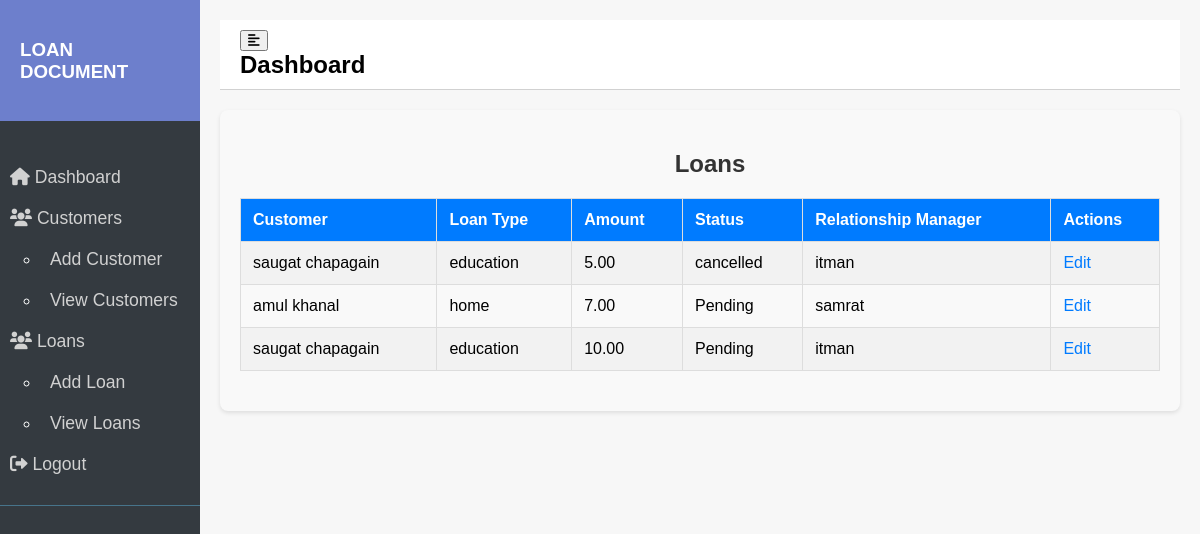
Page /loans/view_loans/ (signed in) on the committed database.
### loans/models.py (models this page shows)
class Loan(models.Model):
    customer = models.ForeignKey(Customer, on_delete=models.CASCADE)
    loan_type = models.CharField(max_length=100)
    amount = models.DecimalField(max_digits=15, decimal_places=2)
    status = models.CharField(max_length=20, default='Pending')
    relationship_manager = models.ForeignKey(User, on_delete=models.CASCADE, related_name='managed_loans')

class Customer(models.Model):
    name = models.CharField(max_length=100)
    address = models.TextField()
    contact_number = models.CharField(max_length=15)

### loans/views.py (the view)
# urls.py: path('view_loans/', views.view_loans, name='view_loans'),
@login_required
@permission_required('loans.view_loan', raise_exception=True)
def view_loans(request):
    loans = Loan.objects.all()
    return render(request, 'loans/loan_list.html', {'loans': loans})

### loans/templates/loans/loan_list.html
{% extends "loans/base.html" %}
{% block content %}
<head>
    {% load static %}
    <link rel="stylesheet" href="{% static 'css/styles_loanlist.css' %}">
</head>
<div class="container">
    <h2>Loans</h2>
<table>
    <tr>
        <th>Customer</th>
        <th>Loan Type</th>
        <th>Amount</th>
        <th>Status</th>
        <th>Relationship Manager</th>
        <th>Actions</th>
    </tr>
    {% for loan in loans %}
    <tr>
        <td>{{ loan.customer.name }}</td>
        <td>{{ loan.loan_type }}</td>
        <td>{{ loan.amount }}</td>
        <td>{{ loan.status }}</td>
        <td>{{ loan.relationship_manager.username }}</td>
        <td>
            {% if perms.loans.change_loan %}
                <a href="{% url 'loan_edit' loan.pk %}">Edit</a>
            {% endif %}
        </td>
    </tr>
    {% endfor %}
</table>
</div>
{% endblock %}

### loans/templates/loans/base.html (shortened to what this page needs)
<!DOCTYPE html>
<html lang="en">
<head>
    {% load static %}
    <link rel="stylesheet" href="{% static 'css/styles_base.css' %}">
    <link rel="stylesheet" href="https://cdnjs.cloudflare.com/ajax/libs/font-awesome/6.0.0-beta3/css/all.min.css">
</head>
<body>
    <div class="wrapper">
        <nav class="sidebar">
            <div class="sidebar-header">
                <h3>LOAN DOCUMENT</h3>
            </div>
            <ul class="list-unstyled components">
                <li>
                    <a href="{% url 'home' %}"><i class="fas fa-home"></i> Dashboard</a>
                </li>
                <li>
                    <a href="#customersSubmenu" data-toggle="collapse" aria-expanded="false" class="dropdown-toggle"><i class="fas fa-users"></i> Customers</a>
                    <ul class="collapse list-unstyled" id="customersSubmenu">
                        {% if perms.loans.add_customer %}
                            <li><a href="{% url 'add_customer' %}">Add Customer</a></li>
                        {% endif %}
                        {% if perms.loans.view_customer %}
                            <li><a href="{% url 'view_customers' %}">View Customers</a></li>
                        {% endif %}
                    </ul>
                </li>
                <li>
                    <a href="#customersSubmenu" data-toggle="collapse" aria-expanded="false" class="dropdown-toggle"><i class="fas fa-users"></i> Loans</a>
                    <ul class="collapse list-unstyled" id="customersSubmenu">
                        {% if perms.loans.add_loan %}
                            <li><a href="{% url 'add_loan' %}">Add Loan</a></li>
                        {% endif %}
                        {% if perms.loans.view_loans %}
                            <li><a href="{% url 'view_loans' %}">View Loans</a></li>
                        {% endif %}
                    </ul>
                </li>
                <li>
                    <form method="post" action="{% url 'logout' %}">
                        <button type="submit" class="logout-btn"><i class="fas fa-sign-out-alt"></i> Logout</button>
                    </form>
                </li>
            </ul>
        </nav>
        <div id="content">
            <nav class="navbar navbar-expand-lg navbar-light bg-light">
                <div class="container-fluid">
                    <button type="button" id="sidebarCollapse" class="btn btn-info">
                        <i class="fas fa-align-left"></i>
                    </button>
                    <h1>Dashboard</h1>
                </div>
            </nav>
            {% block content %}
            {% endblock %}
        </div>
    </div>
</body>
</html>

### static/css/styles_base.css (style rules this page uses)
body, html { margin: 0; padding: 0; height: 100%; font-family: 'Poppins', sans-serif; background: #f7f7f7; }
.wrapper { display: flex; align-items: stretch; }
.sidebar { width: 250px; background: #343a40; color: #fff; transition: all 0.3s; min-height: 100vh; }
.sidebar .sidebar-header { padding: 20px; background: #6d7fcc; }
.sidebar ul.components { padding: 20px 0; border-bottom: 1px solid #47748b; }
.sidebar ul li a { padding: 10px; font-size: 1.1em; display: block; color: #d1d1d1; text-decoration: none; transition: 0.3s; }
a[data-toggle="collapse"] { position: relative; }
.dropdown-toggle::after { display: block; position: absolute; top: 50%; right: 20px; transform: translateY(-50%); }
.logout-btn { background: none; border: none; color: #d1d1d1; padding: 10px; font-size: 1.1em; cursor: pointer; display: block; text-align: left; width: 100%; }
#content { width: 100%; padding: 20px; min-height: 100vh; transition: all 0.3s; }
.navbar { padding: 10px 20px; background: #fff; border-bottom: 1px solid #d1d1d1; }
.navbar h1 { margin: 0; font-size: 1.5em; }

### static/css/styles_loanlist.css (style rules this page uses)
.container { margin: 20px auto; padding: 20px; background-color: #f9f9f9; border-radius: 8px; box-shadow: 0 2px 4px rgba(0, 0, 0, 0.1); max-width: 1000px; }
.container h2 { text-align: center; color: #333; margin-bottom: 20px; margin-left: 20px; font-family: 'Arial', sans-serif; }
table { width: 100%; border-collapse: collapse; margin-bottom: 20px; font-family: 'Arial', sans-serif; }
table, th, td { border: 1px solid #ddd; }
th, td { padding: 12px; text-align: left; }
th { background-color: #007bff; color: white; }
tr:nth-child(even) { background-color: #f2f2f2; }
a { color: #007bff; text-decoration: none; transition: color 0.3s; }

### rows in the picture
Loan: customer.name "saugat chapagain", loan_type "education", amount "5.00", status "cancelled", relationship_manager.username "itman"
Loan: customer.name "amul khanal", loan_type "home", amount "7.00", status "Pending", relationship_manager.username "samrat"
Loan: customer.name "saugat chapagain", loan_type "education", amount "10.00", status "Pending", relationship_manager.username "itman"
